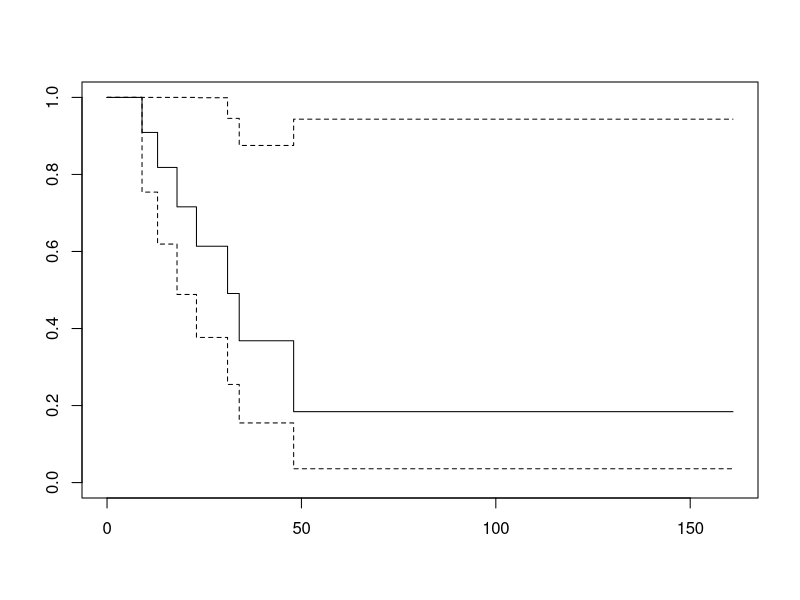
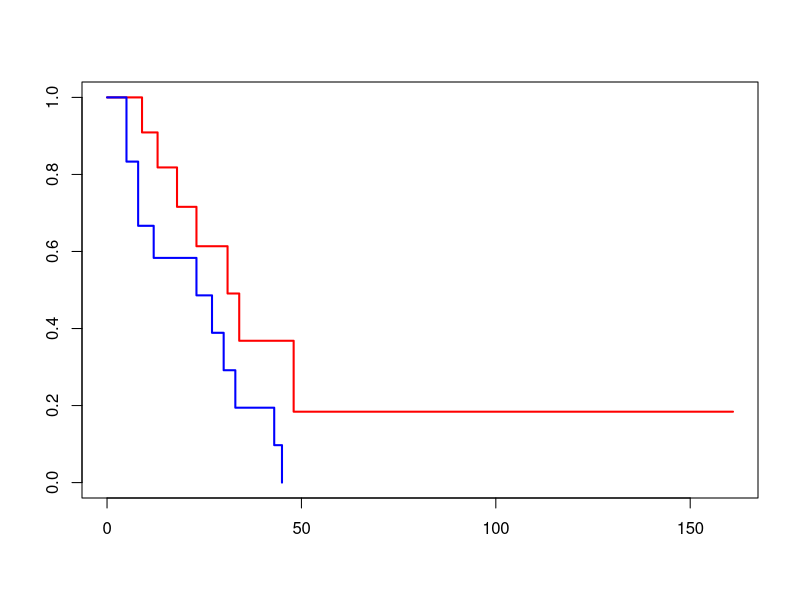
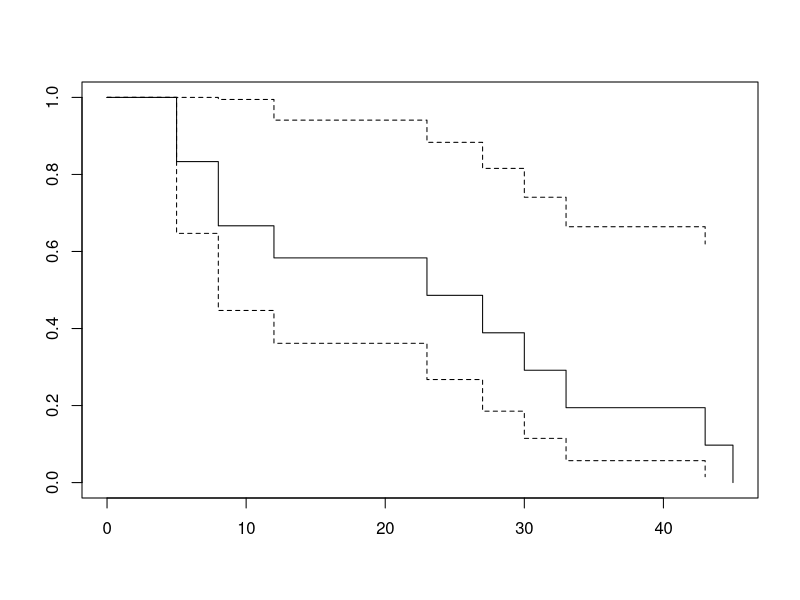
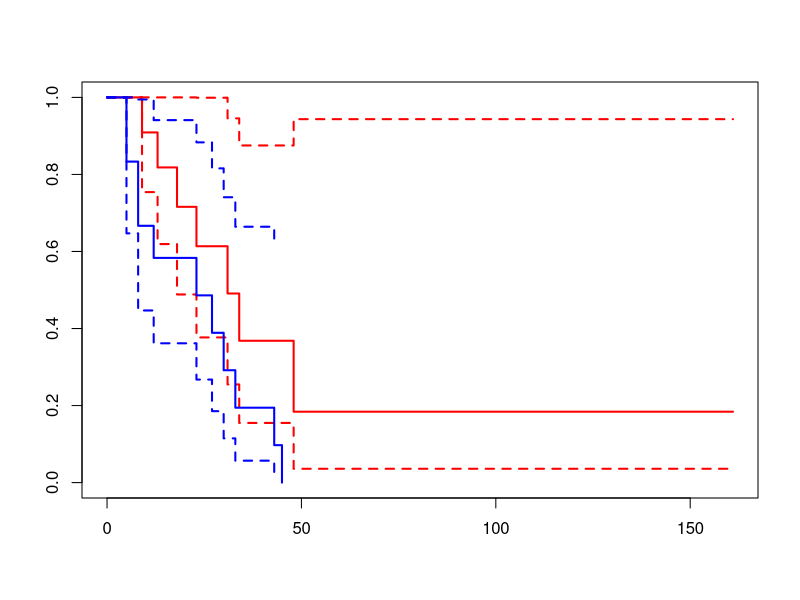

These figures' R source, in order:
######################################################################
# Computer notes             Statistics for Laboratory Scientists (2)
# Lecture 23                                 Johns Hopkins University 
######################################################################
# These notes provide R code related to the course lectures, to
# further illustrate the topics in the lectures and to assist the
# students to learn R.
#
# Lines beginning with the symbol '#' are comments in R.  All other
# lines contain code.
#
# In R for Windows, you may wish to open this file from the menu bar
# (File:Display file); you can then easily copy commands into the
# command window.  (Use the mouse to highlight one or more lines; then
# right-click and select "Paste to console".)
######################################################################

###############################################
# Leukemia example
###############################################

# load the "survival" package
library(survival)

# get access to the data
data(leukemia)

# add a column with survival time treated appropriately
leukemia$survival <- Surv(leukemia$time, leukemia$status)


##############################
# Just look at the "maintained" group
##############################
maint <- subset(leukemia, x == "Maintained")

# Kaplan-Meier estimate of survival function
surv.km <- survfit(survival ~ 1, data=maint)
summary(surv.km)
plot(surv.km)

##############################
# Second example, for log-rank test
##############################
y <-   c(3,5,7,9,18,  12,19,20,20,33)
d <-   c(1,1,1,0, 1,   1, 1, 1, 0, 0)
grp <- c(0,0,0,0, 0,   1, 1, 1, 1, 1)
time <- Surv(y,d)

# log-rank test
survdiff(time ~ grp)



##############################
# Back to first example
##############################
# fit survival curves
surv.km <- survfit(survival ~ x, data=leukemia)
summary(surv.km)

# plot Kaplan-Meier estimate for both groups
plot(surv.km,col=c("red","blue"),lwd=2)

# that for 2nd group, with confidence limits
plot(surv.km[2],conf.int=TRUE)

# both groups, with confidence limits
plot(surv.km,conf.int=TRUE, col=c("red","blue"), lwd=2)

# log-rank test to compare survival curves
survdiff(survival ~ x, data=leukemia)

# Cox proportional hazards model
surv.cph <- coxph(survival ~ x, data=leukemia)
summary(surv.cph)

##################
# End of comp23.R
##################
